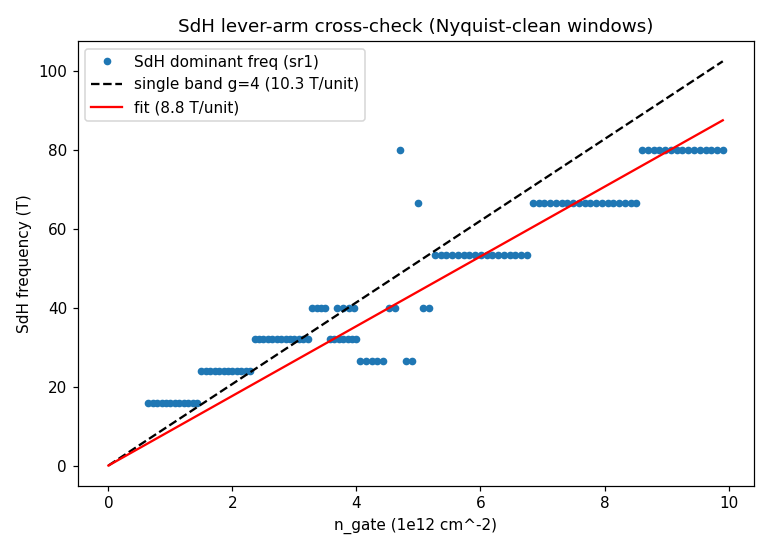

This figure's Python source:
import json, gzip, numpy as np
import matplotlib; matplotlib.use("Agg"); import matplotlib.pyplot as plt
from scipy.signal import find_peaks
from sharpelab_nb.gates import stack_capacitance, calc_nD
from hera.analysis import fan_grids, resistance_grids, sdh_fft

c_tg=stack_capacitance([(15.6,3)]); c_bg=1.3136*c_tg
h=6.626e-34; e=1.602e-19
# single-band g=4 expectation: f[T] = n[1e12 cm^-2] * (h/(4e))*1e16
slope_g4 = (h/(4*e))*1e16     # T per 1e12 cm^-2
print(f"expected slope (single band, g=4): {slope_g4:.2f} T per 1e12 cm^-2")

pts=[]   # (n_gate, f_dominant)
for fid,(brlo,brhi),nlo,nhi in [(20,(4,8),0.6,4.0),(21,(5,8),3.6,10.0)]:
    m=json.load(open(f"data/{fid}/metadata.json")); ci={c:i for i,c in enumerate(m["columns"])}
    d=np.loadtxt(gzip.open(f"data/{fid}/data.tsv.gz")); nf=len(m["fast_setpoints"][0]); B=np.array(m["slow_setpoints"][0]); nb=len(B); d=d[:nb*nf]
    tg=d[:,ci["DC_bias"]].reshape(nb,nf); bg=d[:,ci["k_bg_volt"]].reshape(nb,nf)
    na=calc_nD(tg,bg,c_tg,c_bg,-0.225,0)[0][0]; od=np.argsort(na); ns=na[od]
    fg=fan_grids(f"data/{fid}"); rg=resistance_grids(fg)
    fr,spec=sdh_fft(np.abs(rg.R["sr1"]), fg.slow, b_range=(brlo,brhi)); sp=spec[od]
    for j in np.where((ns>nlo)&(ns<nhi))[0]:
        s=sp[j]/(sp[j].max()+1e-9); pk,_=find_peaks(s,height=0.5,distance=15); pk=[p for p in pk if fr[p]>4]
        if pk:
            fdom=fr[pk[int(np.argmax([s[p] for p in pk]))]]   # strongest peak
            pts.append((ns[j], fdom))
pts=np.array(pts); ng,fd=pts[:,0],pts[:,1]
# fit through origin: f = a*n
a=np.sum(ng*fd)/np.sum(ng*ng)
print(f"measured slope (fit f=a*n through origin): {a:.2f} T per 1e12 cm^-2  over n={ng.min():.1f}-{ng.max():.1f}")
print(f"ratio measured/expected(g4) = {a/slope_g4:.3f}  -> n_SdH/n_gate = {a/slope_g4:.3f}")
print(f"=> single g=4 band carries {a/slope_g4*100:.0f}% of the gate density (lever-arm consistent to {abs(1-a/slope_g4)*100:.0f}%)")
plt.figure(figsize=(7,5))
plt.plot(ng,fd,"o",ms=4,label="SdH dominant freq (sr1)")
nn=np.linspace(0,ng.max(),50)
plt.plot(nn,slope_g4*nn,"k--",label=f"single band g=4 ({slope_g4:.1f} T/unit)")
plt.plot(nn,a*nn,"r-",label=f"fit ({a:.1f} T/unit)")
plt.xlabel("n_gate (1e12 cm^-2)"); plt.ylabel("SdH frequency (T)"); plt.legend(); plt.title("SdH lever-arm cross-check (Nyquist-clean windows)")
plt.tight_layout(); plt.savefig("hera_scratch/leverarm.png",dpi=110); print("saved leverarm.png")
